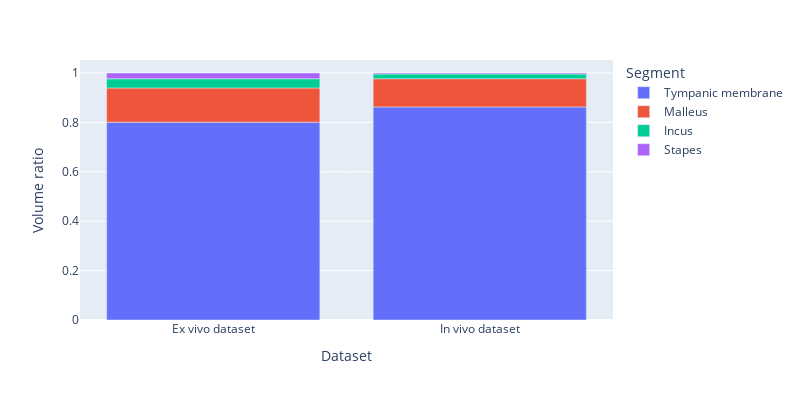

This figure's notebook cell:
### Code cell
with open('D:/mesh2mesh/mesh_dataset/ear_dataset/volume_distribution.pkl', 'rb') as f:
    vd_syn = pickle.load(f)

with open('D:/mesh2mesh/mesh_dataset/DIOME_FanShapeCorr/volume_distribution.pkl', 'rb') as f:
    vd_real = pickle.load(f)

tympanic_membrane_syn = []
tympanic_membrane_real = []
malleus_syn = []
malleus_real = []
incus_syn = []
incus_real = []
stapes_syn = []
stapes_real = []
for i in vd_syn:
    tympanic_membrane_syn.append(i['tympanic_membrane'])
    malleus_syn.append(i['malleus'])
    incus_syn.append(i['incus'])
    stapes_syn.append(i['stapes'])

for i in vd_real:
    tympanic_membrane_real.append(i['tympanic_membrane'])
    malleus_real.append(i['malleus'])
    incus_real.append(i['incus'])
    stapes_real.append(i['stapes'])

d = {
    'Dataset': ['Ex vivo dataset', 'Ex vivo dataset','Ex vivo dataset','Ex vivo dataset', 'In vivo dataset', 'In vivo dataset', 'In vivo dataset', 'In vivo dataset'],
    'Segment': ['Tympanic membrane', 'Malleus', 'Incus', 'Stapes', 'Tympanic membrane', 'Malleus', 'Incus', 'Stapes'],
    'Volume ratio': [mean(tympanic_membrane_syn), mean(malleus_syn), mean(incus_syn), mean(stapes_syn), mean(tympanic_membrane_real), mean(malleus_real), mean(incus_real), mean(stapes_real)]
}

df = pd.DataFrame(data=d)
fig = px.bar(df, x='Dataset', y="Volume ratio", color="Segment", log_y=False, width=800, height=400)
fig.show()
fig.write_image('DataGen/volume_ratio_barplot.pdf')

### Figure 1 — Plotly figure (JSON) as saved in the notebook; plotly's stock layout.template omitted (floating-point values rounded to 4 significant figures)
{"data": [{"alignmentgroup": "True", "hovertemplate": "Segment=Tympanic membrane<br>Dataset=%{x}<br>Volume ratio=%{y}<extra></extra>", "legendgroup": "Tympanic membrane", "marker": {"color": "#636efa", "pattern": {"shape": ""}}, "name": "Tympanic membrane", "offsetgroup": "Tympanic membrane", "orientation": "v", "showlegend": true, "textposition": "auto", "type": "bar", "x": ["Ex vivo dataset", "In vivo dataset"], "xaxis": "x", "y": [0.8008, 0.8627], "yaxis": "y"}, {"alignmentgroup": "True", "hovertemplate": "Segment=Malleus<br>Dataset=%{x}<br>Volume ratio=%{y}<extra></extra>", "legendgroup": "Malleus", "marker": {"color": "#EF553B", "pattern": {"shape": ""}}, "name": "Malleus", "offsetgroup": "Malleus", "orientation": "v", "showlegend": true, "textposition": "auto", "type": "bar", "x": ["Ex vivo dataset", "In vivo dataset"], "xaxis": "x", "y": [0.1386, 0.1141], "yaxis": "y"}, {"alignmentgroup": "True", "hovertemplate": "Segment=Incus<br>Dataset=%{x}<br>Volume ratio=%{y}<extra></extra>", "legendgroup": "Incus", "marker": {"color": "#00cc96", "pattern": {"shape": ""}}, "name": "Incus", "offsetgroup": "Incus", "orientation": "v", "showlegend": true, "textposition": "auto", "type": "bar", "x": ["Ex vivo dataset", "In vivo dataset"], "xaxis": "x", "y": [0.0373, 0.01939], "yaxis": "y"}, {"alignmentgroup": "True", "hovertemplate": "Segment=Stapes<br>Dataset=%{x}<br>Volume ratio=%{y}<extra></extra>", "legendgroup": "Stapes", "marker": {"color": "#ab63fa", "pattern": {"shape": ""}}, "name": "Stapes", "offsetgroup": "Stapes", "orientation": "v", "showlegend": true, "textposition": "auto", "type": "bar", "x": ["Ex vivo dataset", "In vivo dataset"], "xaxis": "x", "y": [0.02323, 0.003901], "yaxis": "y"}], "layout": {"barmode": "relative", "height": 400, "legend": {"title": {"text": "Segment"}, "tracegroupgap": 0}, "margin": {"t": 60}, "width": 800, "xaxis": {"anchor": "y", "domain": [0, 1], "title": {"text": "Dataset"}}, "yaxis": {"anchor": "x", "domain": [0, 1], "title": {"text": "Volume ratio"}}}}
